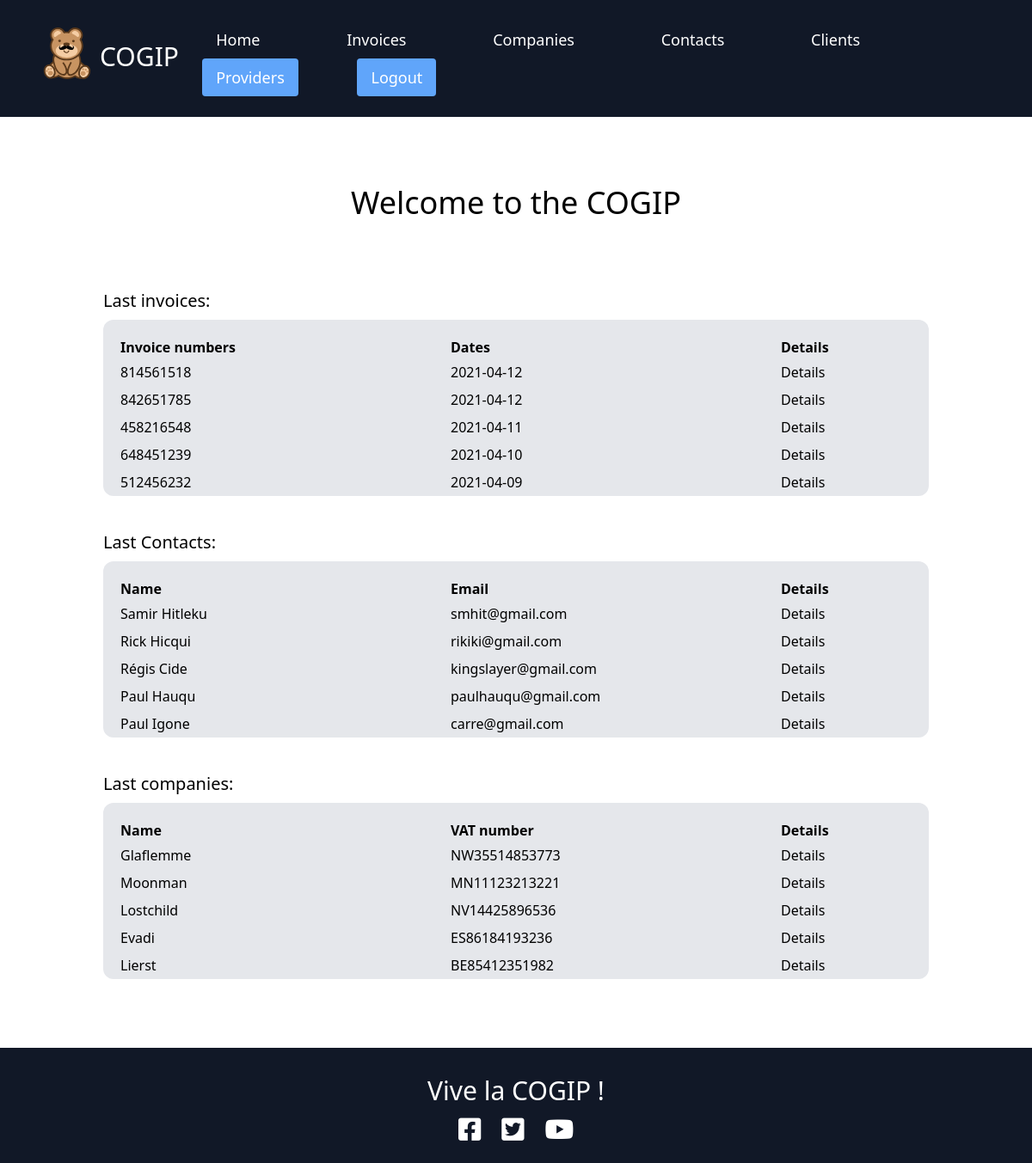
The app's page / (signed in) with its own data.
### tables this page shows
CREATE TABLE `invoices` (
  `invoices_id` int(11) NOT NULL,
  `invoices_number` int(12) NOT NULL,
  `invoices_date` date NOT NULL,
  `invoices_company_id` int(11) DEFAULT NULL,
  `invoices_contact_id` int(11) DEFAULT NULL
);

CREATE TABLE `contacts` (
  `contacts_id` int(11) NOT NULL,
  `contacts_firstname` varchar(255) NOT NULL,
  `contacts_lastname` varchar(255) NOT NULL,
  `contacts_email` varchar(255) NOT NULL,
  `contacts_company_id` int(11) DEFAULT NULL
);

CREATE TABLE `companies` (
  `companies_id` int(11) NOT NULL,
  `companies_name` varchar(255) NOT NULL,
  `companies_country` varchar(255) NOT NULL,
  `companies_vat_number` varchar(255) NOT NULL,
  `companies_type_id` int(11) DEFAULT NULL
);

### controller/control.php (called while the page is built, shortened)
<?php
require ('model/model.php');
function home(){
    $contact_data = new Contacts;
    $invoices_data = new Invoices;
    $companies_data = new Companies;
    $contacts = $contact_data->getFive();
    $invoices = $invoices_data->getFive();
    $companies = $companies_data->getFive();
    require('views/home.php');
}

### model/model.php (called while the page is built, shortened)
<?php
class Contacts{
    public function getFive(){
        $db = $this->dbConnect();
        $contacts_data = $db->query('SELECT * FROM contacts ORDER BY contacts_id DESC LIMIT 5');
        $contacts = $contacts_data->fetchAll();
        return $contacts;
    }
      private function dbConnect(){
        $host = 'localhost';
        $db = 'cogip';
        $user = 'root';
        $password = '';
        try
        {
            $db = new PDO('mysql:host='.$host.';
            dbname='.$db.';
            charset=utf8',
            ''.$user.'',
            ''.$password.'',
            array(
            PDO::ATTR_ERRMODE => PDO::ERRMODE_EXCEPTION,
            PDO::ATTR_DEFAULT_FETCH_MODE => PDO::FETCH_OBJ));
            return $db;
        }
        catch(Exception $e)
        {
            die('Erreur : '.$e->getMessage());
        }
    }
}
class Invoices{
        public function getFive(){
            $db = $this->dbConnect();
            $invoices_data = $db->query('SELECT * FROM invoices ORDER BY invoices_id DESC LIMIT 5');
            $invoices = $invoices_data->fetchAll();
            return $invoices;
        }
        private function dbConnect(){
            $host = 'localhost';
            $db = 'cogip';
            $user = 'root';
            $password = '';
            try
            {
                $db = new PDO('mysql:host='.$host.';
                dbname='.$db.';
                charset=utf8',
                ''.$user.'',
                ''.$password.'',
                array(
                PDO::ATTR_ERRMODE => PDO::ERRMODE_EXCEPTION,
                PDO::ATTR_DEFAULT_FETCH_MODE => PDO::FETCH_OBJ));
                return $db;
            }
            catch(Exception $e)
            {
                die('Erreur : '.$e->getMessage());
            }
        }
}
class Companies{
    public function getFive()
    {
        $db = $this->dbConnect();
        $companies_data = $db->query('SELECT * FROM companies ORDER BY companies_id DESC LIMIT 5');
        $companies = $companies_data->fetchAll();
        return $companies;
    }
    private function dbConnect(){
        $host = 'localhost';
        $db = 'cogip';
        $user = 'root';
        $password = '';
        try
        {
            $db = new PDO('mysql:host='.$host.';
            dbname='.$db.';
            charset=utf8',
            ''.$user.'',
            ''.$password.'',
            array(
            PDO::ATTR_ERRMODE => PDO::ERRMODE_EXCEPTION,
            PDO::ATTR_DEFAULT_FETCH_MODE => PDO::FETCH_OBJ));
            return $db;
        }
        catch(Exception $e)
        {
            die('Erreur : '.$e->getMessage());
        }
    }
}

### views/home.php (the view, shortened to what this page needs)
<div class="flex flex-column justify-center mt-10">
    <h1 class="m-10 text-4xl">
        Welcome to the COGIP
    </h1>
</div>
<div class="flex flex-col p-10 justify-center">
        <p class="text-xl mb-2 mx-20">Last invoices:</p>
        <table class="bg-gray-200 rounded-xl mx-20">
            <thead>
                <tr class="text-left">
                    <th class="pl-5 pt-5 w-2/6">Invoice numbers</th>
                    <th class="pl-5 pt-5 w-2/6">Dates</th>
                    <th class="pl-5 pt-5 w-1/6">Details</th>
                </tr>
            </thead>
            <tbody>
                <?php foreach ($invoices as $invoice):?>
                    <tr>
                        <td class="py-1 pl-5 w-2/6"><?= $invoice->invoices_number?></td>
                        <td class="py-1 pl-5 w-2/6"><?= $invoice->invoices_date?></td>
                        <td class="py-1 pl-5 w-1/6"><a href='?action=détailsInvoices&id=<?=$invoice->invoices_id?>'>Details</a></td>
                    </tr>
                <?php endforeach?>
            </tbody>
        </table>
        <p class="text-xl mt-3 mb-2 mx-20 mt-10">Last Contacts:</p>
        <table class="bg-gray-200 rounded-xl mx-20">
        <thead>
                <tr class="text-left">
                    <th class="pl-5 pt-5 w-2/6">Name</th>
                    <th class="pl-5 pt-5 w-2/6">Email</th>
                    <th class="pl-5 pt-5 w-1/6">Details</th>
                </tr>
            </thead>
            <tbody>
                <?php foreach ($contacts as $contact):?>
                    <tr>
                        <td class="py-1 pl-5 w-2/6"><?= $contact->contacts_firstname." ".$contact->contacts_lastname?></td>
                        <td class="py-1 pl-5 w-2/6"><?= $contact->contacts_email?></td>
                        <td class="py-1 pl-5 w-1/6"><a href='?action=détailsContacts&id=<?=$contact->contacts_id?>'>Details</a></td>
                    </tr>
                <?php endforeach?>
            </tbody>
        </table>
        <p class="text-xl mt-3 mb-2 mx-20 mt-10">Last companies:</p>
        <table class="bg-gray-200 rounded-xl mx-20 mb-10">
            <thead>
                <tr class="text-left">
                    <th class="pl-5 pt-5 w-2/6">Name</th>
                    <th class="pl-5 pt-5 w-2/6">VAT number</th>
                    <th class="pl-5 pt-5 w-1/6">Details</th>
                </tr>
            </thead>
            <tbody>
                <?php foreach ($companies as $company):?>
                    <tr>
                        <td class="py-1 pl-5 w-2/6"><?= $company->companies_name?></td>
                        <td class="py-1 pl-5 w-2/6"><?= $company->companies_vat_number?></td>
                        <td class="py-1 pl-5 w-1/6"><a href='?action=détailsCompany&id=<?=$company->companies_id?>'>Details</a></td>
                    </tr>
                <?php endforeach?>
            </tbody>
        </table>
</div>
<?php
    require ("template.php");

### records on screen
invoices: invoices_number "814561518", invoices_date "2021-04-12"
invoices: invoices_number "842651785", invoices_date "2021-04-12"
invoices: invoices_number "458216548", invoices_date "2021-04-11"
invoices: invoices_number "648451239", invoices_date "2021-04-10"
invoices: invoices_number "512456232", invoices_date "2021-04-09"
contacts: contacts_firstname "Samir", contacts_lastname "Hitleku", contacts_email "smhit@gmail.com"
contacts: contacts_firstname "Rick", contacts_lastname "Hicqui", contacts_email "rikiki@gmail.com"
contacts: contacts_firstname "Régis", contacts_lastname "Cide", contacts_email "kingslayer@gmail.com"
contacts: contacts_firstname "Paul", contacts_lastname "Hauqu", contacts_email "paulhauqu@gmail.com"
contacts: contacts_firstname "Paul", contacts_lastname "Igone", contacts_email "carre@gmail.com"
companies: companies_name "Glaflemme", companies_vat_number "NW35514853773"
companies: companies_name "Moonman", companies_vat_number "MN11123213221"
companies: companies_name "Lostchild", companies_vat_number "NV14425896536"
companies: companies_name "Evadi", companies_vat_number "ES86184193236"
companies: companies_name "Lierst", companies_vat_number "BE85412351982"
